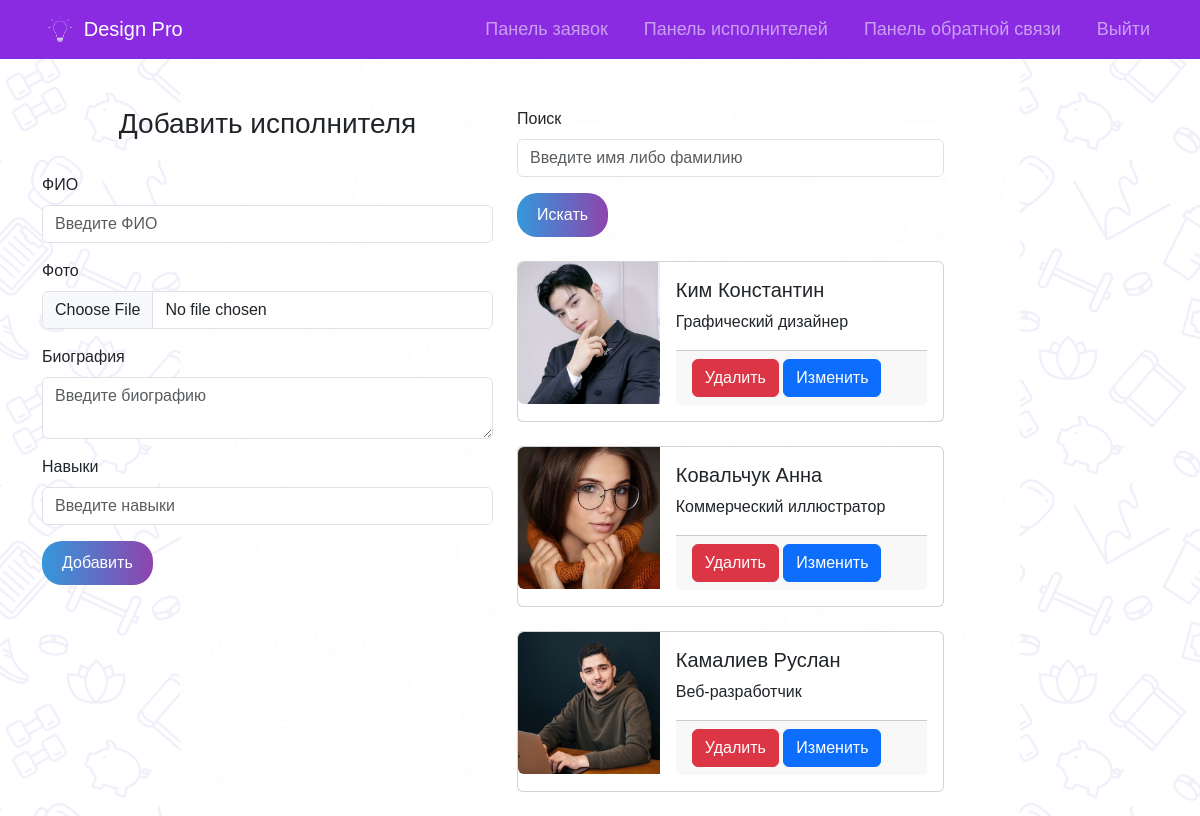
Page /manager/executors/ on the earlier database version.
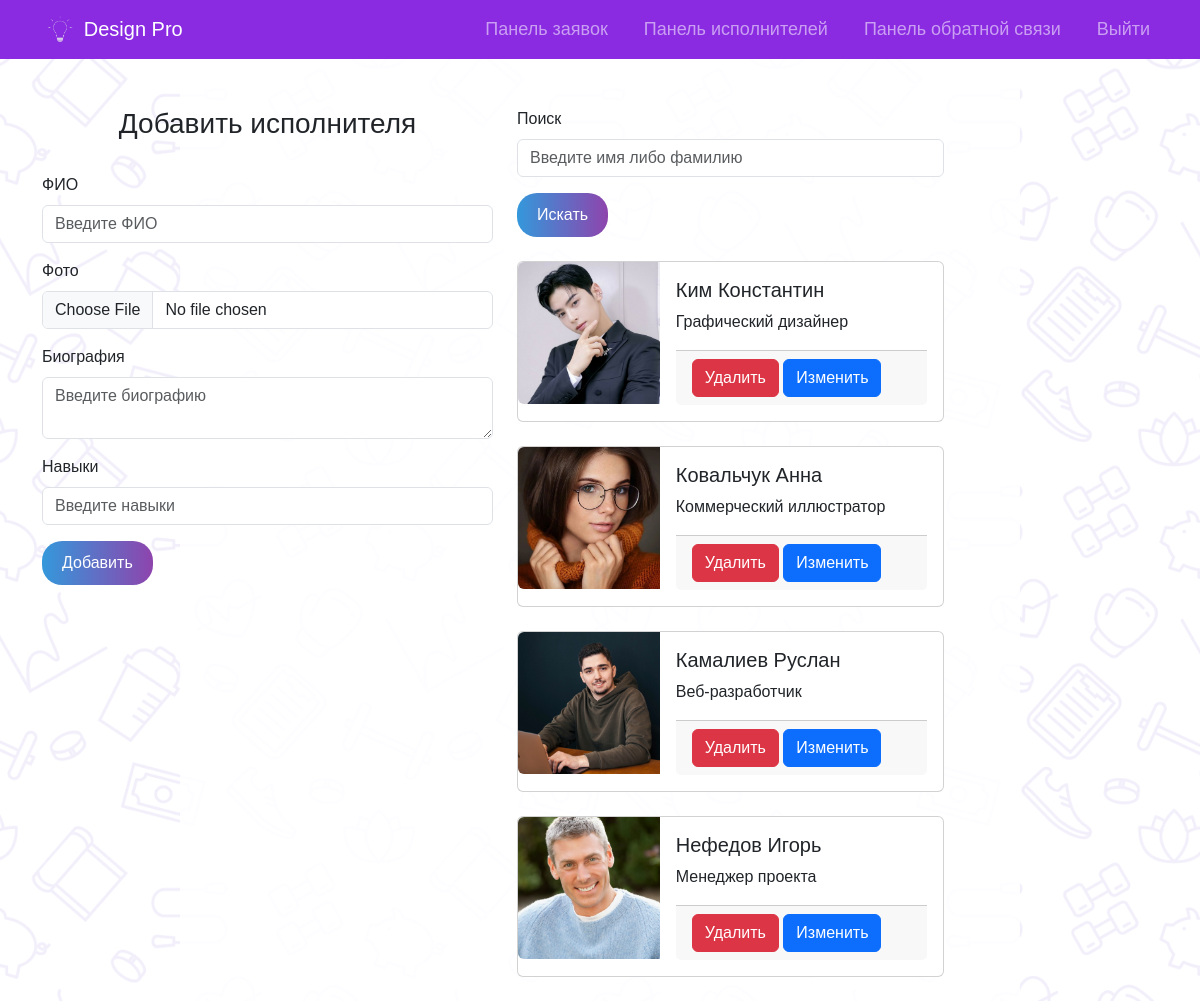
Same page on the later database version.
### web/models.py (models this page shows, shortened)
class Executor(models.Model):
    fullname = models.CharField(max_length=100)
    photo = models.FileField(upload_to='photo/')
    bio = models.TextField()
    skills = models.CharField(max_length=255)
    class Meta:
        verbose_name_plural = 'Исполнитель'

### web/views.py (the view)
# urls.py: path('manager/executors/', executors, name='executors'),
def executors(request):
    execs = Executor.objects.all()
    if 'search' in request.GET:
        search_query = request.GET.get('search')
        execs = execs.filter(Q(fullname__icontains=search_query))
    if request.method == 'POST':
        form = ExecutorForm(request.POST, request.FILES)
        if form.is_valid():
            form.save()
            return redirect('executors')
    else:
        form = ExecutorForm()
    return render(request, 'executors.html', {'execs': execs, 'form': form})

### web/forms.py
class ExecutorForm(forms.ModelForm):
    class Meta:
        model = Executor
        fields = ['fullname', 'photo', 'bio', 'skills']

### templates/executors.html (shortened to what this page needs)
{% extends 'style.html' %}
{% load static %}
{% block nav_block %}
<li class="nav-item">
  <a class="nav-link" href="{% url 'requests' %}">Панель заявок</a>
</li>
<li class="nav-item">
  <a class="nav-link" href="{% url 'executors' %}">Панель исполнителей</a>
</li>
<li class="nav-item">
  <a class="nav-link" href="{% url 'feedback' %}">Панель обратной связи</a>
</li>
<li class="nav-item">
  <a class="nav-link" href="{% url 'logout' %}">Выйти</a>
</li>
{% endblock %}
{% block content %}
<div class="container">
    <div class="row">
        <form method="post" action="{% url 'executors' %}" class="col-md-5" enctype="multipart/form-data">
            <br>
            <br>
            <h3 class="text-center">Добавить исполнителя</h3>
            <br>
            <div class="mb-3">
                <label for="id_fullname" class="form-label">ФИО</label>
                <input type="text" name="fullname" class="form-control" id="id_fullname" placeholder="Введите ФИО" required>
            </div>
            <div class="mb-3">
                <label for="id_photo" class="form-label">Фото</label>
                <input type="file" name="photo" class="form-control" id="id_photo" required>
            </div>
            <div class="mb-3">
                <label for="id_bio" class="form-label">Биография</label>
                <textarea name="bio" class="form-control" id="id_bio" placeholder="Введите биографию" required></textarea>
            </div>
            <div class="mb-3">
                <label for="id_skills" class="form-label">Навыки</label>
                <input type="text" name="skills" class="form-control" id="id_skills" placeholder="Введите навыки" required>
            </div>
            <button type="submit" class="btn-styled">Добавить</button>
            <br>
            <br>
        </form>
        <div class="col-md-7">
            <br>
            <br>
            <form method="get" action="{% url 'executors' %}" class="col-md-8">
                <div class="mb-3">
                    <label for="search" class="form-label">Поиск</label>
                    <input type="text" name="search" class="form-control" id="search" placeholder="Введите имя либо фамилию" value="{{ request.GET.search }}">
                </div>
                <button type="submit" class="btn-styled">Искать</button>
            </form>
            <br>
            {% for executor in execs %}
            <div class="col-md-8 mb-4">
              <div class="card mb-3" style="max-width: 540px;">
                <div class="row g-0">
                  <div class="col-md-4">
                    <img src="{{ executor.photo.url }}" class="img-fluid rounded-start" alt="{{ executor.fullname }}">
                  </div>
                  <div class="col-md-8">
                    <div class="card-body">
                      <h5 class="card-title">{{ executor.fullname }}</h5>
                      <p class="card-text">{{ executor.skills }}</p>
                      <div class="card-footer">
                        <a href="{% url 'delete_executor' pk=executor.pk %}" class="btn btn-danger">Удалить</a>
                        <a href="{% url 'edit_executor' pk=executor.pk %}" class="btn btn-primary">Изменить</a>
                      </div>
                    </div>
                  </div>
                </div>
              </div>
            </div>
          {% endfor %}
        </div>
    </div>
</div>
{% endblock %}

### templates/style.html (shortened to what this page needs)
{% load static %}
<!DOCTYPE html>
<html lang="ru">
<head>
    <link rel="stylesheet" href="{% static 'css/index.css' %}">
    <link href="https://cdn.jsdelivr.net/npm/bootstrap@5.3.2/dist/css/bootstrap.min.css" rel="stylesheet">
    <link rel="stylesheet" href="https://cdn.jsdelivr.net/npm/bootstrap-icons@1.8.1/font/bootstrap-icons.css">
</head>
<body>
    <nav class="navbar navbar-expand-lg navbar-dark" style = "background-color: blueviolet; color: aliceblue;">
        <div class="container">
            <a class="navbar-brand" href="{% url 'index' %}">
                <img src="{% static 'images/logo.png' %}" alt="Design Pro" height="30"> Design Pro
            </a>
            <div class="collapse navbar-collapse justify-content-end" id="navbarNav">
                <ul class="navbar-nav">
                    {% block nav_block  %}
                    {% endblock %}
                </ul>
            </div>
        </div>
    </nav>
    {% block content %}
    {% endblock%}
</body>
</html>

### static/css/index.css (style rules this page uses)
body, h1, h2, h3, h4, h5, h6, p, a, span, div, li, ul, ol, input, button, textarea { font-family: 'Neue Machina', sans-serif; }
.navbar-nav { margin-left: auto; display: flex; gap: 20px; font-size: 18px; }
.btn-styled { display: inline-block; padding: 10px 20px; border: none; border-radius: 20px; background: linear-gradient(to right, #3498db, #8e44ad); color: #ffffff; text-align: center; text-decoration: none; font-size: 16px; cursor: pointer; transition: transform 0.3s ease-in-out; }

### templates/style.html (style rules this page uses)
body { margin: 0; padding: 0; background-image: url("/static/images/bg.png"); background-size: cover; background-repeat: no-repeat; background-position: center center; }

Differences in the rows shown:
added Executor: photo (picture), fullname "Нефедов Игорь", skills "Менеджер проекта"
